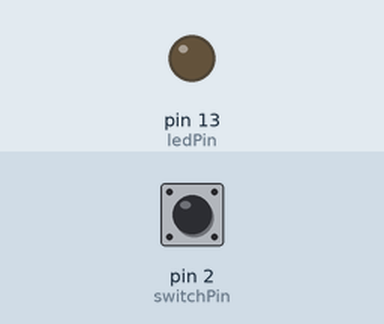
A sketch run on a simulated Arduino Uno, built with avr-gcc and run on an emulated ATmega328P. On the bench: output pins drawn as LEDs (lit = HIGH). Inputs (shaded band) come from the test bench; at power-on: pin 2 (switchPin) HIGH.

Above: at 1.2 s.
1.3 s: pin 2 (switchPin) pulled LOW for 0.15 s
At 2.5 s:
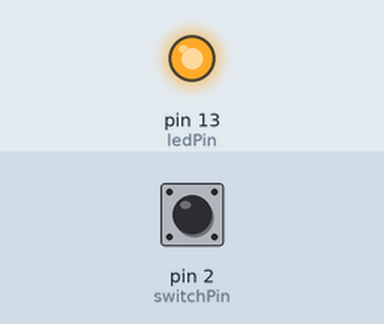
2.9 s: pin 2 (switchPin) pulled LOW for 1 s
At 3.8 s:
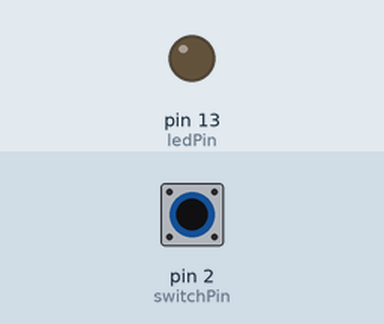
5.4 s: pin 2 (switchPin) pulled LOW for 3.2 s
At 5.7 s:
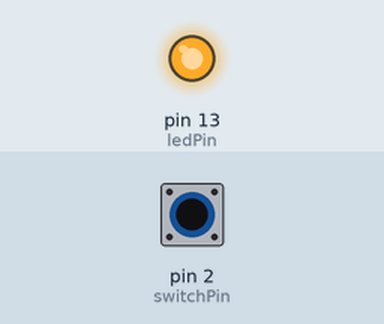
Timing chart, 0 to 8.4 s (numbered marks = the images above; inputs shaded):
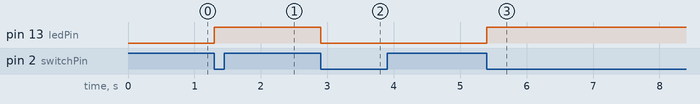

The sketch:

lab-7-task-6.ino
```cpp
int switchPin=2;
int ledPin=13;
bool ledStatus=false;

void setup() {
  pinMode(ledPin, OUTPUT);
  pinMode(switchPin, INPUT);
  Serial.begin(115200);
  attachInterrupt(0,ledToggle,FALLING);
}

void loop() {
  // put your main code here, to run repeatedly:

}

void ledToggle()
{
  ledStatus=!ledStatus;
  digitalWrite(ledPin,ledStatus);
}
```

Measured:
- after the input at 1.3 s, pin 13 (ledPin): LOW → HIGH at once
- after the input at 2.9 s, pin 13 (ledPin): HIGH → LOW at once
- after the input at 5.4 s, pin 13 (ledPin): LOW → HIGH at once
